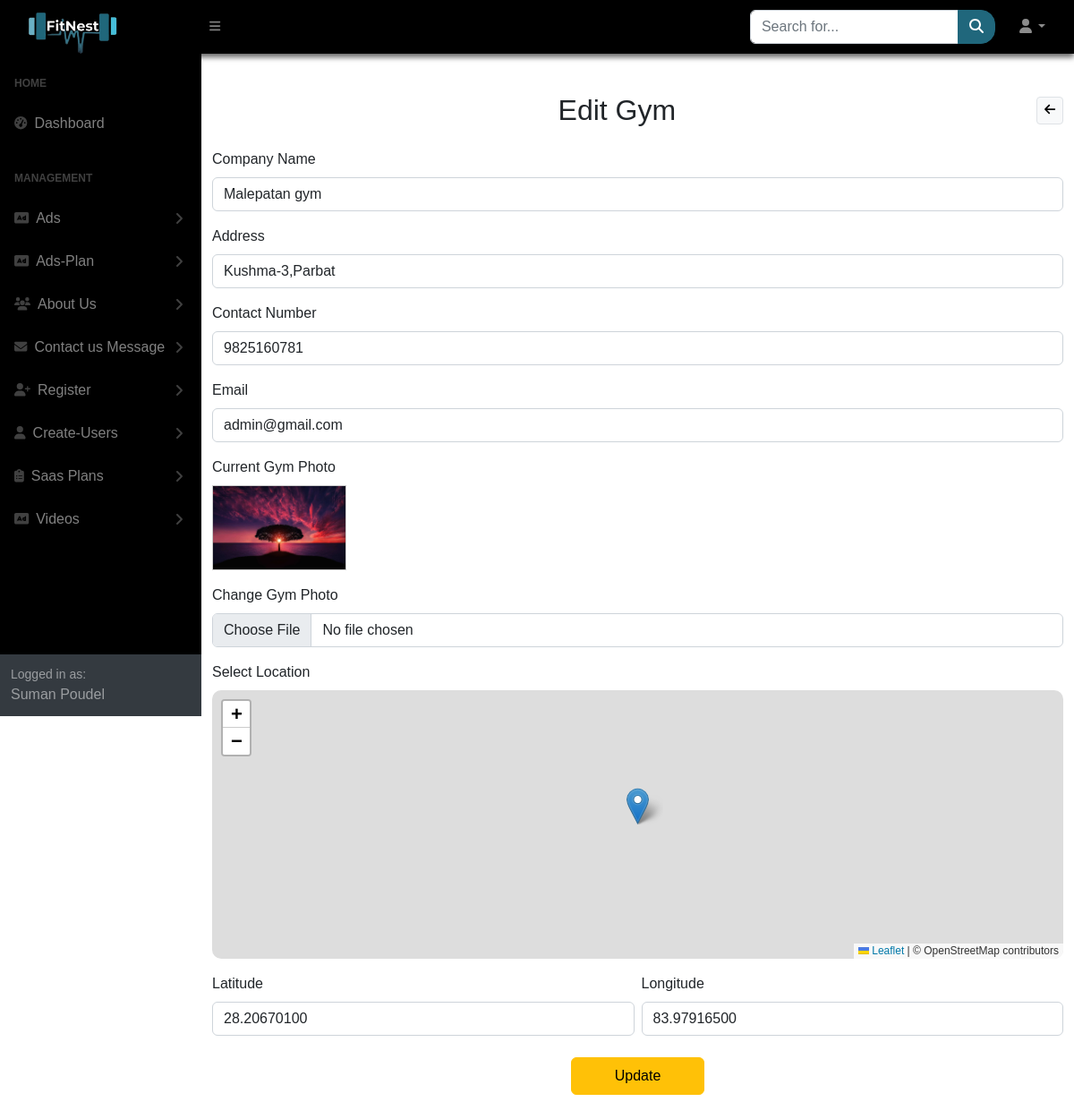
/SuperAdmin/Register/edit.php?id=43, run on the app's committed database.
### tables this page shows
CREATE TABLE `gyms` (
  `gym_id` int(11) NOT NULL,
  `name` varchar(150) NOT NULL,
  `email` varchar(150) NOT NULL,
  `phone` varchar(20) DEFAULT NULL,
  `address` text DEFAULT NULL,
  `image_url` varchar(255) DEFAULT NULL,
  `latitude` decimal(10,8) DEFAULT NULL,
  `longitude` decimal(11,8) DEFAULT NULL,
  `created_at` timestamp NOT NULL DEFAULT current_timestamp(),
  `updated_at` timestamp NOT NULL DEFAULT current_timestamp() ON UPDATE current_timestamp()
);

### SuperAdmin/Register/edit.php (the view, shortened to what this page needs)
<?php
include "../../database/db_connect.php";
$gym_id = intval($_GET['id']);
$sql = "SELECT * FROM gyms WHERE gym_id = $gym_id";
$result = mysqli_query($conn, $sql);
$gym = mysqli_fetch_assoc($result);
?>
<?php require("../sidelayout.php"); ?>
<div id="layoutSidenav_content">
    <link href="https://cdn.jsdelivr.net/npm/bootstrap-icons@1.10.5/font/bootstrap-icons.css" rel="stylesheet">
    <link rel="stylesheet" href="https://unpkg.com/leaflet/dist/leaflet.css" />
    <div class="container py-5">
        <div class="d-flex justify-content-between align-items-center mb-4">
            <h2 class="mb-0 text-center flex-grow-1">Edit Gym</h2>
            <a href="./index.php" class="btn btn-light btn-sm border ms-3" title="Back">
                <i class="fas fa-arrow-left"></i>
            </a>
        </div>
        <form action="update.php" method="POST" enctype="multipart/form-data">
            <div class="mb-3">
                <label class="form-label">Company Name</label>
                <input type="text" class="form-control" name="companyName"
                    value="<?php echo htmlspecialchars($gym['name']); ?>" required>
            </div>
            <div class="mb-3">
                <label class="form-label">Address</label>
                <input type="text" class="form-control" name="address"
                    value="<?php echo htmlspecialchars($gym['address']); ?>" required>
            </div>
            <div class="mb-3">
                <label class="form-label">Contact Number</label>
                <input type="tel" class="form-control" name="contactNumber"
                    value="<?php echo htmlspecialchars($gym['phone']); ?>" required>
            </div>
            <div class="mb-3">
                <label class="form-label">Email</label>
                <input type="email" class="form-control" name="email"
                    value="<?php echo htmlspecialchars($gym['email']); ?>" required>
            </div>
            <div class="mb-3">
                <label class="form-label">Current Gym Photo</label><br>
                <img src="../../<?php echo htmlspecialchars($gym['image_url']); ?>"
                    alt="Gym Photo" style="max-width:150px;border:1px solid #ccc;">
            </div>
            <div class="mb-3">
                <label class="form-label">Change Gym Photo</label>
                <input type="file" class="form-control" name="gymPhoto" accept="image/*">
            </div>
            <div class="mb-3">
                <label class="form-label">Select Location</label>
                <div id="map"></div>
                <div class="row mt-2 g-2">
                    <div class="col-md-6">
                        <label class="form-label">Latitude</label>
                        <input type="text" class="form-control" id="latitude" name="latitude"
                            value="<?php echo $gym['latitude']; ?>" required readonly>
                    </div>
                    <div class="col-md-6">
                        <label class="form-label">Longitude</label>
                        <input type="text" class="form-control" id="longitude" name="longitude"
                            value="<?php echo $gym['longitude']; ?>" required readonly>
                    </div>
                </div>
            </div>
            <div class="text-center mt-4">
                <button type="submit" class="btn btn-warning px-5 py-2">Update</button>
            </div>
        </form>
    </div>

### SuperAdmin/assets/css/landing.css (style rules this page uses)
* { margin: 0; padding: 0; box-sizing: border-box; font-family: Sans-serif; }
html { height: 100%; scroll-behavior: smooth; }

### SuperAdmin/Register/edit.php (style rules this page uses)
#map { height: 300px; border-radius: 10px; }

### data on the page
gyms: companyName "Malepatan gym", address "Kushma-3,Parbat", contactNumber "9825160781", email "admin@gmail.com", image_url (picture), latitude "28.20670100", longitude "83.97916500"
